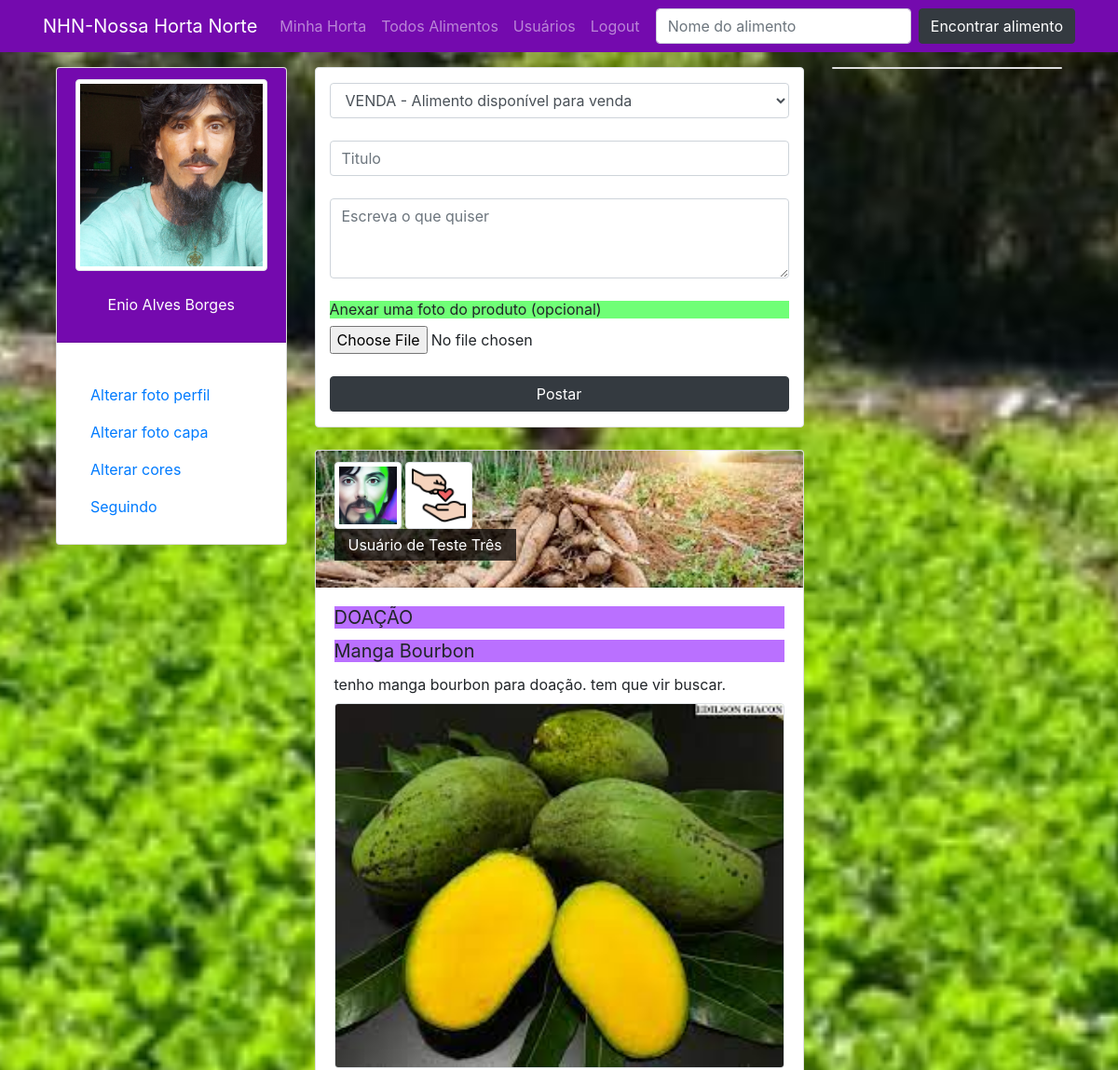
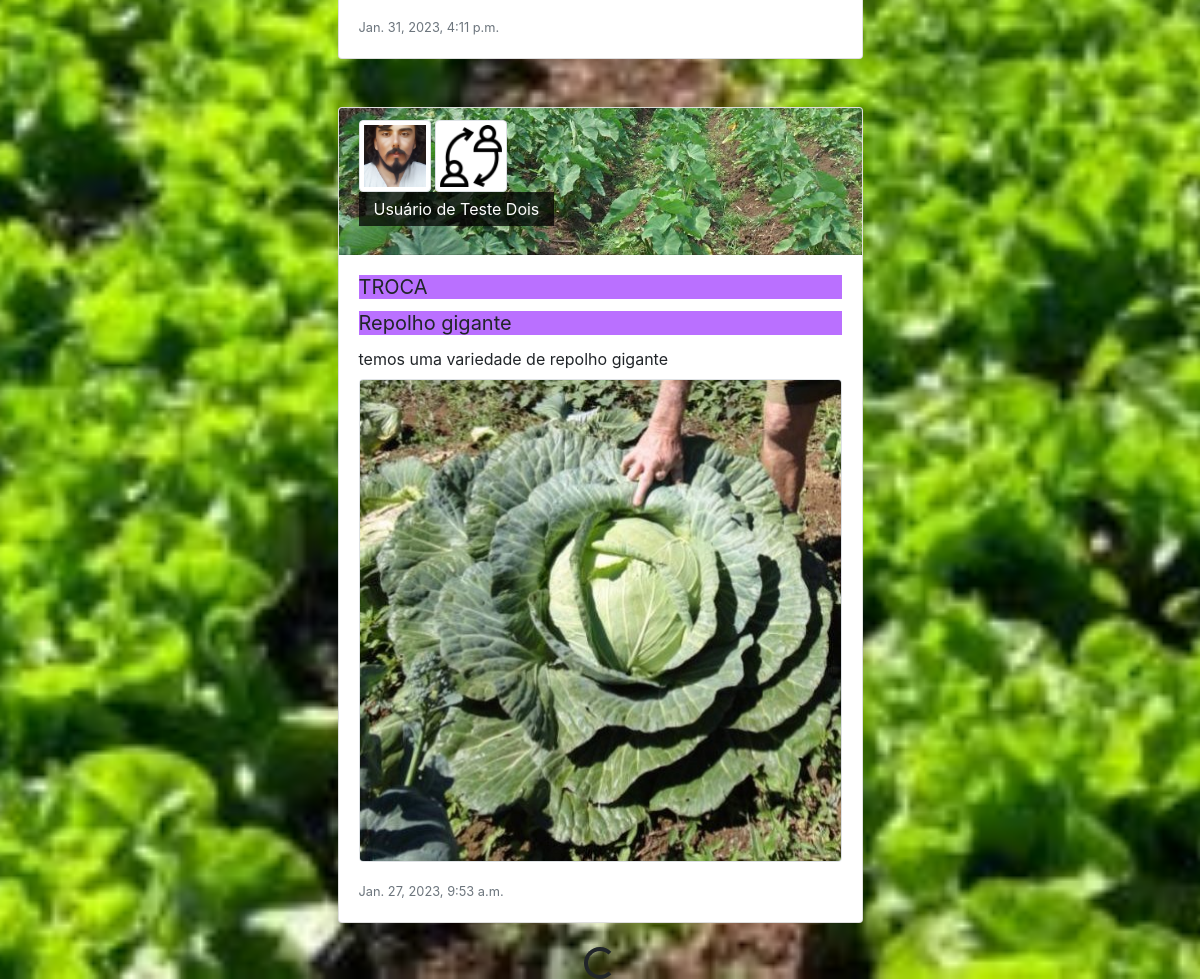
The app's page / (signed in) with its own data (2 pictures, top to bottom).
### perfis/models.py (models this page shows, shortened)
class Perfil(models.Model):
    nome = models.CharField(max_length=255, null=False)
    telefone = models.CharField(max_length=15, null=True, blank=True)
    endereco_maps = models.CharField(max_length=255, null=True, blank=True)
    imagem_perfil = models.ImageField(null=True, blank=True, upload_to='uploads/fotoperfil/')
    imagem_capa = models.ImageField(null=True, blank=True, upload_to='uploads/fotocapa/')
    cor = models.CharField(max_length=10, default='#455A64')
    contatos = models.ManyToManyField('self')
    usuario = models.OneToOneField(User, related_name='perfil', on_delete=models.CASCADE)

class Post(models.Model):
    RELACAO_PRODUTO = [
        ("VENDA", "VENDA - Alimento disponível para venda"),
        ("TROCA", "TROCA - Alimento disponível para troca"),
        ("DOAÇÃO", "DOAÇÃO - Alimento disponível para doação")
    ]
    relacao = models.CharField(verbose_name = "Relação", max_length = 10, choices=RELACAO_PRODUTO, default="VENDA")
    titulo = models.CharField(max_length=250)
    text = models.TextField()
    data_postagem = models.DateTimeField(auto_now=True)
    perfil = models.ForeignKey(Perfil, on_delete=models.CASCADE, related_name='posts')
    imagem = models.ImageField(null=True, blank=True, upload_to='uploads/postagem/')

### perfis/views.py (the view)
# urls.py: path('', views.index, name='index'),
@login_required(login_url='login')
def index(request):
    timeline = selecionar_posts_de_amigos(request)
    dados = {}
    dados['perfis'] = Perfil.objects.all()
    dados['perfil_logado'] = request.user.perfil
    page = request.GET.get('page', 1)
    paginator = Paginator(timeline, 2)
    try:
        dados['timeline'] = paginator.page(page)
    except PageNotAnInteger:
        dados['timeline'] = paginator.page(1)
    except EmptyPage:
        dados['timeline'] = paginator.page(paginator.num_pages)
    return render(request, 'index.html', dados)

### perfis/views.py (called while the page is built)
def selecionar_posts_de_amigos(request):
    dados_feed = request.user.perfil
    amigos = dados_feed.contatos.all()
    posts = []
    for amigo in amigos:
        posts.extend(list(amigo.posts.all()))
    posts.sort(key=lambda x: x.data_postagem, reverse=True)
    return posts

### perfis/templates/index.html (shortened to what this page needs)
{% extends 'base.html' %}
{% load static %}
{% block main %}
<div class="container bg-white py-3 border rounded">
    <form method="POST" action="{% url 'postagem' %}" enctype="multipart/form-data">
        <select type="text" name="relacao" class="form-control" autofocus>
            <option value="VENDA" selected="">VENDA - Alimento disponível para venda</option>
        </select>
        <br>
        <input type="text" name="titulo" class="form-control" placeholder="Titulo"><br>
        <textarea name="texto" class="form-control" rows="3" placeholder="Escreva o que quiser"></textarea><br>
        <h6>Anexar uma foto do produto (opcional)</h6>
        <input name="imagem" type="file" class="form-control-file"><br>
        <button class="btn btn-dark full-w">Postar</button>
    </form>
</div>
<div class="infinite-container">
    {% if timeline %}
    <ul class="list-group full-w">
        {% for post in timeline %}
        <div class="card post-index my-4 infinite-item" style="max-width: 100%; height: auto;">
            <div class="no-gutters">
                <div class="card-header" style="{% if post.perfil.imagem_capa %} background: url('/media/{{ post.perfil.imagem_capa }}'); {% else %} background: url('{% static '/media/img/bg01.jpg' %}'); {% endif %}
                                                        background-repeat: no-repeat;
                                                        background-size: cover;
                                                        background-position: center;">
                    <img src="{% if post.perfil.imagem_perfil %} /media/{{ post.perfil.imagem_perfil }} {% else %} {% static '/media/img/user.png' %} {% endif %}" width="72" alt="Usuário" class="img-thumbnail">
                    <img src="{% if post.relacao == 'VENDA' %} {% static '/media/img/sifrao.png' %} {% elif post.relacao == 'TROCA' %} {% static '/media/img/troca.png' %} {% elif post.relacao == 'DOAÇÃO' %} {% static '/media/img/doacao.png' %} {% endif %}" width="72" alt="Usuário" class="img-thumbnail">
                    <p class="text-white">{{ post.perfil.nome }}</p>
                </div>
                <div class="card-body">
                    <h5 class="card-title">{{ post.relacao }}</h5>
                    <h5 class="card-title">{{ post.titulo }}</h5>
                    <p class="card-text">
                        {{ post.text }}
                        {% if post.imagem %}
                        <img src="/media/{{ post.imagem }}" alt="Post imagem" class="img-fluid full-w border rounded mt-2">
                        {% endif %}
                    </p>
                    <p class="card-text"><small class="text-muted">{{ post.data_postagem }}</small>
                    </p>
                </div>
            </div>
        </div>
    </ul>
{% endfor %}
</div>
<div class="d-flex justify-content-center" style="display:none;">
    <div class="spinner-border" role="status">
    </div>
</div>
{% endif %}
{% endblock %}

### perfis/templates/base.html (shortened to what this page needs)
{% load static %}
<!DOCTYPE html>
<html lang="pt-br">
<head>
    <link rel="stylesheet" href="https://stackpath.bootstrapcdn.com/bootstrap/4.3.1/css/bootstrap.min.css"
>
    <link rel="stylesheet" href="{% static '/css/estilo.css' %}" rel="stylesheet">
</head>
<body style="{% if perfil_logado.imagem_capa %} background: url('/media/{{ perfil_logado.imagem_capa }}'); {% else %} background: #CFD8DC; {% endif %}
                background-repeat: no-repeat;
                background-size: cover;
                background-position: center;
                background-attachment: fixed;">
    <div class="navbar-dark fixed-top" style="background: {{ perfil_logado.cor }};">
        <nav class="navbar container navbar-expand-lg">
            <a class="navbar-brand" href="/">NHN-Nossa Horta Norte</a>
            <div class="collapse navbar-collapse" id="navbarSupportedContent">
                <ul class="navbar-nav mr-auto">
                    <li class="nav-item">
                        <a class="nav-link" href="{% url 'minhas_postagens' %}">Minha Horta</a>
                    </li>
                    <li class="nav-item">
                        <a class="nav-link" href="{% url 'todos_alimentos' %}">Todos Alimentos</a>
                    </li>
                    <li class="nav-item">
                        <a class="nav-link" href="{% url 'buscar_usuario' %}">Usuários</a>
                    </li>
                    <li class="nav-item">
                        <a class="nav-link" href="{% url 'deslogar' %}">Logout</a>
                    </li>
                </ul>
                <form method="POST" action="{% url 'buscar_alimento' %}"
                    class="form-inline my-2 my-lg-0 form-buscalimento">
                    <input class="form-control mr-sm-2" type="search" name="buscalimento" placeholder="Nome do alimento">
                    <button class="btn btn-dark my-2 my-sm-0" type="submit">Encontrar alimento</button>
                </form>
            </div>
        </nav>
    </div>
    <main class="mt-5 index">
        <div class="row container">
            <section class="col col-sm-12 col-md-3 col-lg-3 col-xl-3 mt-4 opcoes-do-usuario">
                <div class="card">
                    <div class="card-header center-center" style="background: {{ perfil_logado.cor }};"
                        data-toggle="tooltip" data-placement="bottom" title="Alterar foto do perfil">
                        <img src="{% if perfil_logado.imagem_perfil %} /media/{{ perfil_logado.imagem_perfil }}
                        {% else %} {% static 'media/img/user.png' %} {% endif %}" alt="Usuário" width="100%"
                            class="img-fluid img-thumbnail"><br>
                        <p class="text-white">{{ perfil_logado.nome }}</p>
                    </div>
                    <div class="card-body">
                        <ul class="nav flex-column mt-3">
                            <li class="nav-item"> <a class="nav-link" href="" data-toggle="modal"
                                    data-target="#alterarFotoPerfil">Alterar foto perfil</a> </li>
                            <li class="nav-item"> <a class="nav-link" href="" data-toggle="modal"
                                    data-target="#alterarFotoCapa">Alterar foto capa</a> </li>
                            <li class="nav-item"> <a class="nav-link" href="" data-toggle="modal"
                                    data-target="#alterarCorPerfil">Alterar cores</a> </li>
                            <li class="nav-item"> <a class="nav-link" href="{% url 'conexoes' %}">Seguindo</a> </li>
                        </ul>
                    </div>
                </div>
            </section>
            <div class="col col-sm-12 col-md-12 col-lg-6 col-xl-6 mt-4">
                {% block main %}
                {% endblock %}
            </div>
            <aside class="col col-sm-12 col-md-12 col-lg-3 col-xl-3 mt-4">
                <div class="bg-white card">
                </div>
            </aside>
        </div>
    </main>
</body>
</html>

### perfis/static/css/estilo.css (style rules this page uses)
html, body { height: 100%; }
h1, h2, h3, h4, h6 { background: #00ff0d8f; font-weight: normal; }
h5 { background: #8400ff8f; font-weight: normal; }
main.index { min-height: calc(100% - 56px); display: flex; flex-direction: row; justify-content: center; }
.post-index .card-header p { width: fit-content; background: #000000bb; padding: 5px 15px; }
.opcoes-do-usuario { display: flex; flex-direction: column; justify-content: flex-start; align-items: center; }
.center-center { display: flex; flex-direction: column; justify-content: center; align-items: center; }
.full-w { width: 100%; }

### records on screen
Perfil: imagem_perfil (picture), nome "Enio Alves Borges"
Post: perfil.imagem_capa (picture), perfil.imagem_perfil (picture), perfil.nome "Usuário de Teste Três", relacao "DOAÇÃO", titulo "Manga Bourbon", text "tenho manga bourbon para doação. tem que vir buscar.", imagem (picture), data_postagem "Jan. 31, 2023, 4:11 p.m."
Post: perfil.imagem_capa (picture), perfil.imagem_perfil (picture), perfil.nome "Usuário de Teste Dois", relacao "TROCA", titulo "Repolho gigante", text "temos uma variedade de repolho gigante", imagem (picture), data_postagem "Jan. 27, 2023, 9:53 a.m."
